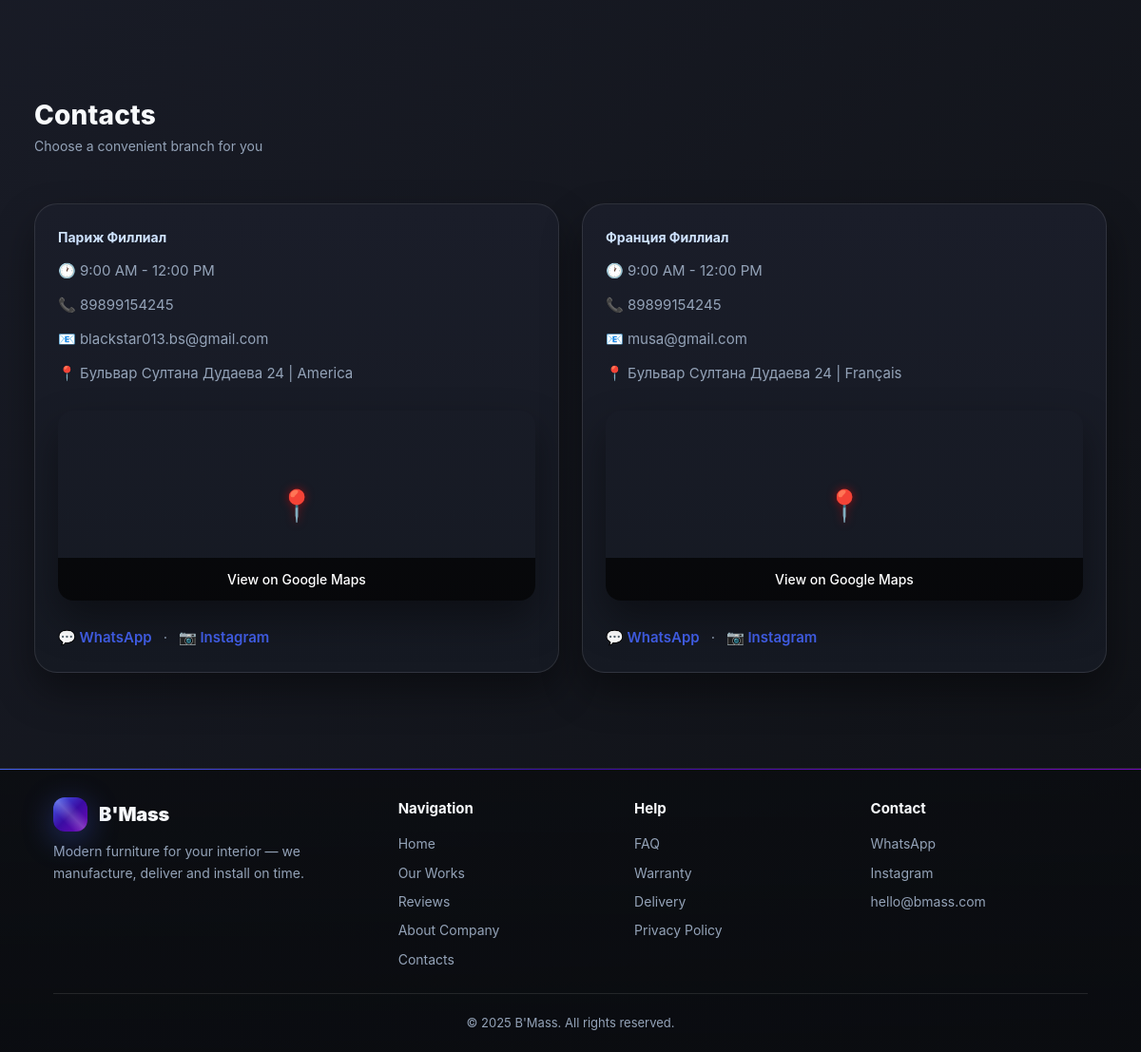
/portfolio/ (lower part), run on an earlier commit of the app's database.
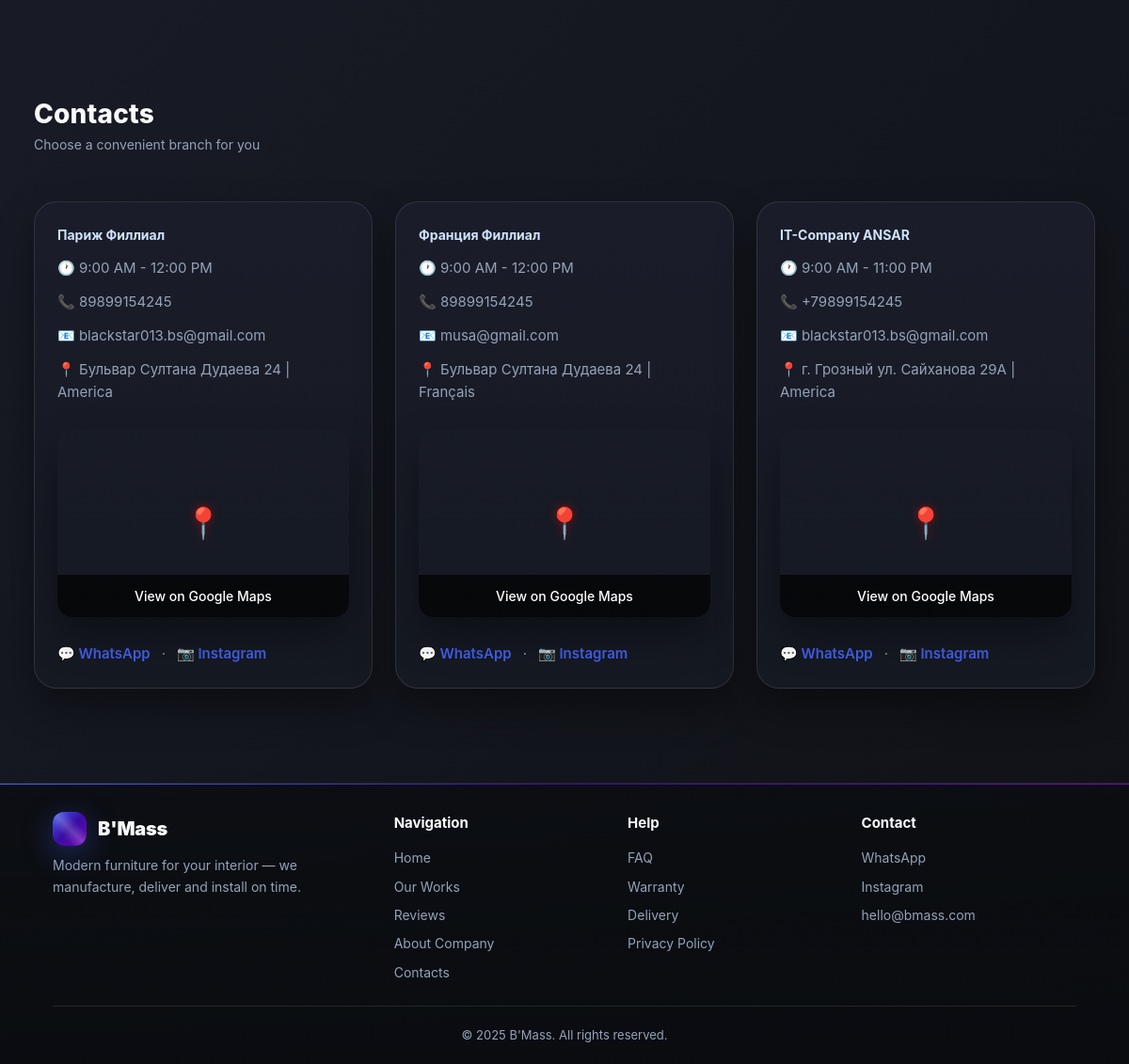
And on a later commit of the database.
### admin_service/models.py (models this page shows, shortened)
class Contact(models.Model):
    branch_name = models.CharField(max_length=100, verbose_name="Название Филлиала")  # например: "Москва", "Берлин"
    phone = models.CharField(max_length=20, verbose_name="Номер телефона филлиала")
    email = models.EmailField(blank=True, verbose_name="Email филлиала")
    address = models.CharField(max_length=255, blank=True, verbose_name="Адрес филлиала")
    start_time = models.TimeField(blank=True, verbose_name='Открытие филлиала', null=True, help_text='Пример: 9:00')
    end_time = models.TimeField(blank=True, verbose_name='Закрытие филлиала', null=True, help_text='Пример: 24:00')
    whatsapp = models.URLField(blank=True, null=True, verbose_name="Контактный номер в Whastapp", help_text='wa.me/+phone_number', default='wa.me/+')
    instagram = models.URLField(blank=True, null=True, verbose_name="Страница филлиала в Instagram", help_text='https://www.instagram.com/Nickname"', default='https://www.instagram.com/')
    country = models.CharField(max_length=15, choices=country, default='am', verbose_name="Страна филлиала")
    language = models.CharField(max_length=5, choices=languages, default="en", verbose_name="Основной язык филлиала")
    latitude = models.DecimalField(max_digits=9, decimal_places=6, null=True, blank=True, verbose_name="Широта")
    longitude = models.DecimalField(max_digits=9, decimal_places=6, null=True, blank=True, verbose_name="Долгота")
    class Meta:
        verbose_name = "Контакты"
        verbose_name_plural = "Контакты"

### client_service/views.py (the view)
# urls.py: path("portfolio/", all_works, name="portfolio"),
def all_works(request):
    works = Work.objects.all()
    contacts = Contact.objects.all()
    return render(request, "works/works.html", context={
        "works": works,
        "contacts": contacts
    })

### client_service/templates/works/works.html (shortened to what this page needs)
{% extends 'base/base.html' %}
{% load i18n %}
{% block content %}
<section class="section">
</section>
<section id="contacts" class="section container">
    <div class="section-header">
        <div>
            <div class="section-title">{% trans 'Contacts' %}</div>
            <div class="section-sub">{% trans 'Choose a convenient branch for you' %}</div>
        </div>
    </div>
    <div class="branches">
        {% if contacts %}
        {% for contact in contacts %}
        <div class="branch">
            <div class="section-sub" style="color:#cfe3ff; font-weight:700;">{{ contact.branch_name }}</div>
            <div class="contact_row">🕐 {% if contact.start_time %}{{ contact.start_time|time:"g:i A" }}{% else %}—{% endif %} - {% if contact.end_time %}{{ contact.end_time|time:"g:i A" }}{% else %}—{% endif %}</div>
            <div class="contact-row">📞 {{ contact.phone }}</div>
            <div class="contact-row">📧 {{ contact.email }}</div>
            <div class="contact-row">📍 {{ contact.address }} | {{ contact.get_country_display }}</div>
            {% if contact.address %}
            <div class="contact-map">
                <a href="https://www.google.com/maps/search/?api=1&query={{ contact.address|urlencode }} {{ contact.get_country_display|urlencode }}" target="_blank" class="map-link">
                    <div class="mini-map"
                         style="background-image: url('https://maps.googleapis.com/maps/api/staticmap?center={{ contact.address|urlencode }} {{ contact.get_country_display|urlencode }}&zoom=15&size=300x200&key=AIzaSyCV338EzjXB46qlz9tV5qCipoeTVvIqo4I');">
                        <div class="map-marker">📍</div>
                    </div>
                    <div class="map-overlay">
                        <span class="map-text">{% trans 'View on Google Maps' %}</span>
                    </div>
                </a>
            </div>
            {% endif %}
            <div class="contact-row"><a href="{{ contact.whatsapp }}">💬 WhatsApp</a> · <a href="{{ contact.instagram }}">📷 Instagram</a></div>
        </div>
        {% endfor %}
        {% else %}
        <h1>{% trans 'No contacts!' %}</h1>
        {% endif %}
    </div>
</section>
{% endblock %}

What changed in the data, as far as the page shows it:
added Contact: branch_name "IT-Company ANSAR", start_time "9:00 AM", end_time "11:00 PM", phone "+79899154245", email "blackstar013.bs@gmail.com", address "г. Грозный ул. Сайханова 29А", country "America"
